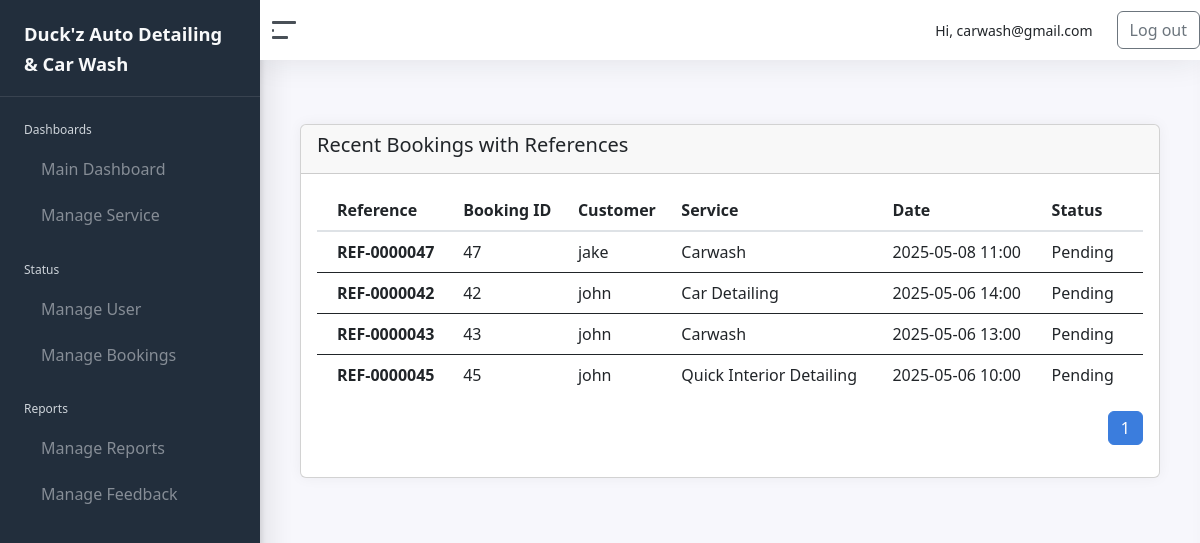
/admin/manage_reference.php (signed in), run on an earlier commit of the app's database.
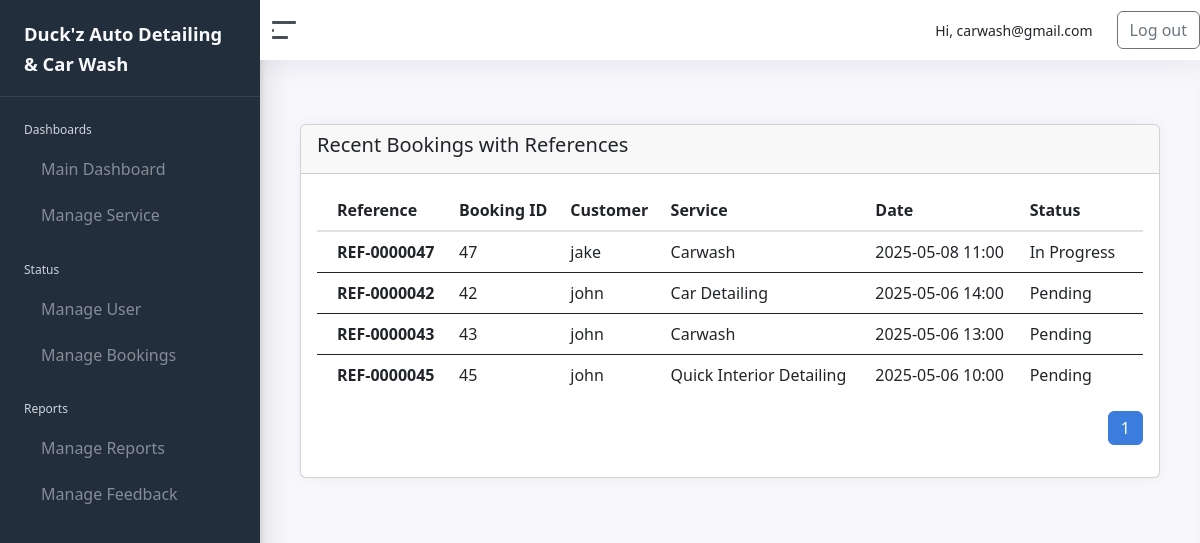
And on a later commit of the database.
### tables this page shows
CREATE TABLE `bookings` (
  `BookingID` int(11) NOT NULL,
  `CustomerID` int(11) NOT NULL,
  `ServiceID` int(11) NOT NULL,
  `BookingDate` datetime DEFAULT current_timestamp(),
  `StatusID` int(11) DEFAULT 1,
  `NumberOfCars` int(11) DEFAULT 1,
  `CarType` varchar(50) DEFAULT NULL,
  `CarQuantity` int(11) NOT NULL DEFAULT 1,
  `CarTypeID` int(11) NOT NULL,
  `EmployeeID` int(11) DEFAULT NULL
);

CREATE TABLE `status` (
  `StatusID` int(11) NOT NULL,
  `StatusName` varchar(20) NOT NULL
);

CREATE TABLE `customer` (
  `CustomerID` int(11) NOT NULL,
  `Username` varchar(50) NOT NULL,
  `EmailAddress` varchar(100) NOT NULL,
  `Age` int(11) DEFAULT NULL,
  `Password` varchar(255) NOT NULL,
  `ConfirmPassword` varchar(255) NOT NULL,
  `ProfilePicture` varchar(255) DEFAULT NULL,
  `ServiceID` int(11) DEFAULT NULL,
  `BookingDate` datetime DEFAULT NULL,
  `StatusID` int(11) DEFAULT 1,
  `is_google_user` tinyint(1) DEFAULT 0,
  `Status` enum('Active','Blocked') NOT NULL DEFAULT 'Active',
  `otp_code` varchar(6) DEFAULT NULL,
  `otp_expires_at` datetime DEFAULT NULL
);

CREATE TABLE `service` (
  `ServiceID` int(11) NOT NULL,
  `ServiceName` varchar(100) NOT NULL,
  `Description` text DEFAULT NULL,
  `ImagePath` varchar(255) DEFAULT NULL,
  `BasePrice` decimal(10,2) NOT NULL DEFAULT 0.00,
  `EstimatedDuration` int(11) NOT NULL DEFAULT 60 COMMENT 'Duration in minutes'
);

### admin/includes/reference.php (called while the page is built)
<?php
function generateBookingReference($bookingID) {
    return 'REF-' . str_pad($bookingID, 7, '0', STR_PAD_LEFT);
}
?>

### admin/manage_reference.php (the view, shortened to what this page needs)
<?php
require_once '../connection/conn.php';
        require_once 'includes/reference.php';
        $limit = 10;
        $page = isset($_GET['page']) ? (int)$_GET['page'] : 1;
        $page = max($page, 1);
        $offset = ($page - 1) * $limit;
        $countQuery = "SELECT COUNT(*) AS total FROM bookings";
        $countResult = mysqli_query($conn, $countQuery);
        $totalBookings = mysqli_fetch_assoc($countResult)['total'];
        $totalPages = ceil($totalBookings / $limit);
        $bookingQuery = "
            SELECT b.BookingID, b.BookingDate, c.Username, s.ServiceName, st.StatusName
            FROM bookings b
            JOIN customer c ON b.CustomerID = c.CustomerID
            JOIN service s ON b.ServiceID = s.ServiceID
            JOIN status st ON b.StatusID = st.StatusID
            ORDER BY b.BookingDate DESC
            LIMIT $limit OFFSET $offset
        ";
        $bookingResult = mysqli_query($conn, $bookingQuery);
?>
<!DOCTYPE html>
<html lang="en">
<head>
    <?php include 'includes/head.php'; ?>
</head>
<body>
    <div class="wrapper">
        <?php include 'includes/sidebar.php'; ?>
        <div class="main">
            <?php include 'includes/navbar.php'; ?>
            <main class="content">
                <div class="row mt-4">
                    <div class="col-12">
                        <div class="card">
                            <div class="card-header">
                                <h5>Recent Bookings with References</h5>
                            </div>
                            <div class="card-body table-responsive">
                                <table class="table table-hover">
                                    <thead>
                                        <tr>
                                            <th>Reference</th>
                                            <th>Booking ID</th>
                                            <th>Customer</th>
                                            <th>Service</th>
                                            <th>Date</th>
                                            <th>Status</th>
                                        </tr>
                                    </thead>
                                    <tbody>
                                        <?php while ($row = mysqli_fetch_assoc($bookingResult)) : ?>
                                            <tr>
                                                <td><strong><?php echo generateBookingReference($row['BookingID']); ?></strong></td>
                                                <td><?php echo $row['BookingID']; ?></td>
                                                <td><?php echo htmlspecialchars($row['Username']); ?></td>
                                                <td><?php echo htmlspecialchars($row['ServiceName']); ?></td>
                                                <td><?php echo date('Y-m-d H:i', strtotime($row['BookingDate'])); ?></td>
                                                <td><?php echo htmlspecialchars($row['StatusName']); ?></td>
                                            </tr>
                                        <?php endwhile; ?>
                                    </tbody>
                                </table>
                                <nav aria-label="Page navigation">
                                <ul class="pagination justify-content-end mt-3">
                                        <?php for ($i = 1; $i <= $totalPages; $i++): ?>
                                            <li class="page-item <?php echo ($i == $page) ? 'active' : ''; ?>">
                                                <a class="page-link" href="?page=<?php echo $i; ?>"><?php echo $i; ?></a>
                                            </li>
                                        <?php endfor; ?>
                                    </ul>
                                </nav>
                            </div>
                        </div>
                    </div>
                </div>
            </main>
        </div>
    </div>
</body>
</html>

What changed in the data, as far as the page shows it:
changed bookings "REF-0000047": StatusID.StatusName "Pending" → "In Progress"
